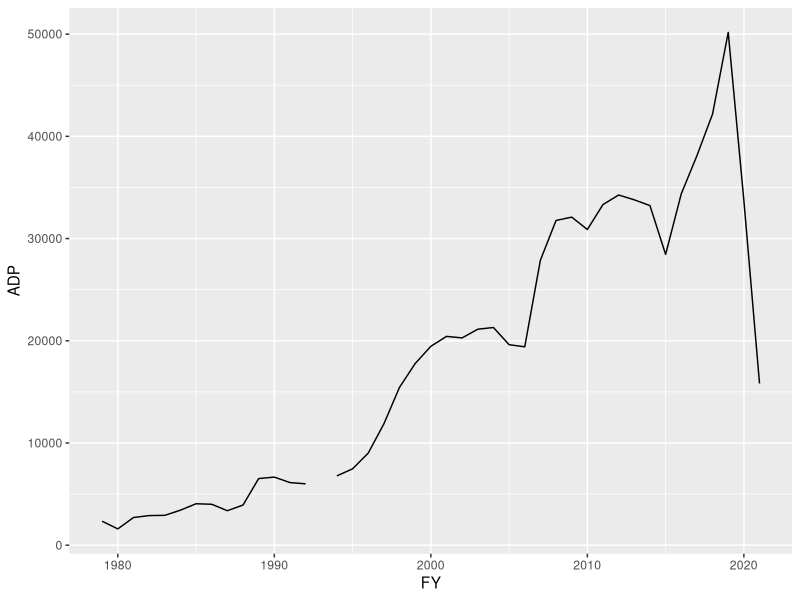

R code for this plot:
## ---- chunk 1
knitr::opts_chunk$set(echo = FALSE)
## ---- chunk 2
library(tidyverse)
library(ggplot2)
library(rmarkdown)
## ---- chunk 3
df <- tibble::tribble(
    ~FY,   ~ADP,
  1979L,  2347L,
  1980L,  1595L,
  1981L,  2707L,
  1982L,  2899L,
  1983L,  2922L,
  1984L,  3428L,
  1985L,  4056L,
  1986L,  4006L,
  1987L,  3375L,
  1988L,  3931L,
  1989L,  6519L,
  1990L,  6663L,
  1991L,  6128L,
  1992L,  6006L,
  1993L,     NA,
  1994L,  6785L,
  1995L,  7475L,
  1996L,  9011L,
  1997L, 11871L,
  1998L, 15447L,
  1999L, 17772L,
  2000L, 19458L,
  2001L, 20429L,
  2002L, 20282L,
  2003L, 21133L,
  2004L, 21298L,
  2005L, 19619L,
  2006L, 19409L,
  2007L, 27883L,
  2008L, 31771L,
  2009L, 32098L,
  2010L, 30885L,
  2011L, 33330L,
  2012L, 34260L,
  2013L, 33788L,
  2014L, 33227L,
  2015L, 28449L,
  2016L, 34376L,
  2017L, 38106L,
  2018L, 42188L,
  2019L, 50165L,
  2020L, 33724L,
  2021L, 15821L
  )

## ---- chunk 4
df %>% 
  paged_table()
## ---- chunk 5
df %>% 
  ggplot(aes(x= FY, y=ADP))+
  geom_line()
